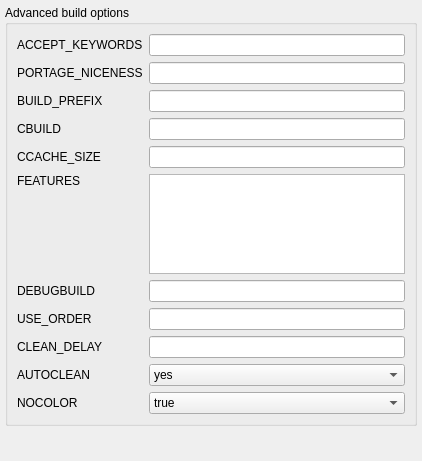
     <widget class="QWidget" name="TabAdvancedBuild">
      <attribute name="title">
       <string>Advan&amp;ced build</string>
      </attribute>
      <layout class="QGridLayout">
       <property name="margin">
        <number>5</number>
       </property>
       <item row="1" column="0">
        <spacer name="spacer10">
         <property name="orientation">
          <enum>Qt::Vertical</enum>
         </property>
         <property name="sizeType">
          <enum>QSizePolicy::Expanding</enum>
         </property>
         <property name="sizeHint" stdset="0">
          <size>
           <width>21</width>
           <height>30</height>
          </size>
         </property>
        </spacer>
       </item>
       <item row="0" column="0">
        <widget class="QGroupBox" name="groupBox2_2">
         <property name="title">
          <string>Advanced build options</string>
         </property>
         <layout class="QGridLayout">
          <item row="3" column="1">
           <widget class="QLineEdit" name="kcfg_CBuild"/>
          </item>
          <item row="4" column="1">
           <widget class="QLineEdit" name="kcfg_CCacheSize"/>
          </item>
          <item row="2" column="1">
           <widget class="QLineEdit" name="kcfg_BuildPrefix"/>
          </item>
          <item row="3" column="0">
           <widget class="QLabel" name="makeOpts_2_3">
            <property name="sizePolicy">
             <sizepolicy hsizetype="Fixed" vsizetype="Fixed">
              <horstretch>0</horstretch>
              <verstretch>0</verstretch>
             </sizepolicy>
            </property>
            <property name="text">
             <string>CBUILD</string>
            </property>
            <property name="wordWrap">
             <bool>false</bool>
            </property>
           </widget>
          </item>
          <item row="2" column="0">
           <widget class="QLabel" name="makeOpts_2_2">
            <property name="sizePolicy">
             <sizepolicy hsizetype="Fixed" vsizetype="Fixed">
              <horstretch>0</horstretch>
              <verstretch>0</verstretch>
             </sizepolicy>
            </property>
            <property name="text">
             <string>BUILD_PREFIX</string>
            </property>
            <property name="wordWrap">
             <bool>false</bool>
            </property>
           </widget>
          </item>
          <item row="4" column="0">
           <widget class="QLabel" name="makeOpts_2_4">
            <property name="sizePolicy">
             <sizepolicy hsizetype="Fixed" vsizetype="Fixed">
              <horstretch>0</horstretch>
              <verstretch>0</verstretch>
             </sizepolicy>
            </property>
            <property name="text">
             <string>CCACHE_SIZE</string>
            </property>
            <property name="wordWrap">
             <bool>false</bool>
            </property>
           </widget>
          </item>
          <item row="0" column="0">
           <widget class="QLabel" name="makeOpts_2">
            <property name="sizePolicy">
             <sizepolicy hsizetype="Fixed" vsizetype="Fixed">
              <horstretch>0</horstretch>
              <verstretch>0</verstretch>
             </sizepolicy>
            </property>
            <property name="text">
             <string>ACCEPT_KEYWORDS</string>
            </property>
            <property name="wordWrap">
             <bool>false</bool>
            </property>
           </widget>
          </item>
          <item row="0" column="1">
           <widget class="QLineEdit" name="kcfg_AcceptKeywords"/>
          </item>
          <item row="1" column="0">
           <widget class="QLabel" name="makeOpts_2_5">
            <property name="sizePolicy">
             <sizepolicy hsizetype="Fixed" vsizetype="Fixed">
              <horstretch>0</horstretch>
              <verstretch>0</verstretch>
             </sizepolicy>
            </property>
            <property name="text">
             <string>PORTAGE_NICENESS</string>
            </property>
            <property name="wordWrap">
             <bool>false</bool>
            </property>
           </widget>
          </item>
          <item row="1" column="1">
           <widget class="QLineEdit" name="kcfg_PortageNiceness"/>
          </item>
          <item row="8" column="1">
           <widget class="QLineEdit" name="kcfg_UseOrder"/>
          </item>
          <item row="7" column="1">
           <widget class="QLineEdit" name="kcfg_DebugBuild"/>
          </item>
          <item row="11" column="0">
           <widget class="QLabel" name="makeOpts_3_2">
            <property name="sizePolicy">
             <sizepolicy hsizetype="Fixed" vsizetype="Fixed">
              <horstretch>0</horstretch>
              <verstretch>0</verstretch>
             </sizepolicy>
            </property>
            <property name="text">
             <string>NOCOLOR</string>
            </property>
            <property name="wordWrap">
             <bool>false</bool>
            </property>
           </widget>
          </item>
          <item row="9" column="1">
           <widget class="QLineEdit" name="kcfg_CleanDelay"/>
          </item>
          <item row="7" column="0">
           <widget class="QLabel" name="makeOpts_5_2_2">
            <property name="sizePolicy">
             <sizepolicy hsizetype="Fixed" vsizetype="Fixed">
              <horstretch>0</horstretch>
              <verstretch>0</verstretch>
             </sizepolicy>
            </property>
            <property name="text">
             <string>DEBUGBUILD</string>
            </property>
            <property name="wordWrap">
             <bool>false</bool>
            </property>
           </widget>
          </item>
          <item row="10" column="1">
           <widget class="QComboBox" name="kcfg_AutoClean">
            <item>
             <property name="text">
              <string>yes</string>
             </property>
            </item>
            <item>
             <property name="text">
              <string>no</string>
             </property>
            </item>
           </widget>
          </item>
          <item row="11" column="1">
           <widget class="QComboBox" name="kcfg_NoColor">
            <item>
             <property name="text">
              <string>true</string>
             </property>
            </item>
            <item>
             <property name="text">
              <string>false</string>
             </property>
            </item>
           </widget>
          </item>
          <item row="10" column="0">
           <widget class="QLabel" name="makeOpts_3">
            <property name="sizePolicy">
             <sizepolicy hsizetype="Fixed" vsizetype="Fixed">
              <horstretch>0</horstretch>
              <verstretch>0</verstretch>
             </sizepolicy>
            </property>
            <property name="text">
             <string>AUTOCLEAN</string>
            </property>
            <property name="wordWrap">
             <bool>false</bool>
            </property>
           </widget>
          </item>
          <item row="8" column="0">
           <widget class="QLabel" name="textLabel3_2_2_2_2_3">
            <property name="sizePolicy">
             <sizepolicy hsizetype="Fixed" vsizetype="Fixed">
              <horstretch>0</horstretch>
              <verstretch>0</verstretch>
             </sizepolicy>
            </property>
            <property name="text">
             <string>USE_ORDER</string>
            </property>
            <property name="wordWrap">
             <bool>false</bool>
            </property>
           </widget>
          </item>
          <item row="9" column="0">
           <widget class="QLabel" name="makeOpts_4">
            <property name="sizePolicy">
             <sizepolicy hsizetype="Fixed" vsizetype="Fixed">
              <horstretch>0</horstretch>
              <verstretch>0</verstretch>
             </sizepolicy>
            </property>
            <property name="text">
             <string>CLEAN_DELAY</string>
            </property>
            <property name="wordWrap">
             <bool>false</bool>
            </property>
           </widget>
          </item>
          <item row="5" column="1" rowspan="2">
           <widget class="QTextEdit" name="kcfg_Features">
            <property name="sizePolicy">
             <sizepolicy hsizetype="Preferred" vsizetype="Fixed">
              <horstretch>0</horstretch>
              <verstretch>0</verstretch>
             </sizepolicy>
            </property>
            <property name="minimumSize">
             <size>
              <width>20</width>
              <height>0</height>
             </size>
            </property>
            <property name="maximumSize">
             <size>
              <width>32767</width>
              <height>100</height>
             </size>
            </property>
           </widget>
          </item>
          <item row="5" column="0">
           <widget class="QLabel" name="textLabel3_2_2_2_2_2_3_2">
            <property name="sizePolicy">
             <sizepolicy hsizetype="Fixed" vsizetype="Fixed">
              <horstretch>0</horstretch>
              <verstretch>0</verstretch>
             </sizepolicy>
            </property>
            <property name="text">
             <string>FEATURES</string>
            </property>
            <property name="wordWrap">
             <bool>false</bool>
            </property>
           </widget>
          </item>
          <item row="6" column="0">
           <spacer name="spacer9_3">
            <property name="orientation">
             <enum>Qt::Vertical</enum>
            </property>
            <property name="sizeType">
             <enum>QSizePolicy::Expanding</enum>
            </property>
            <property name="sizeHint" stdset="0">
             <size>
              <width>20</width>
              <height>79</height>
             </size>
            </property>
           </spacer>
          </item>
         </layout>
        </widget>
       </item>
      </layout>
     </widget>
